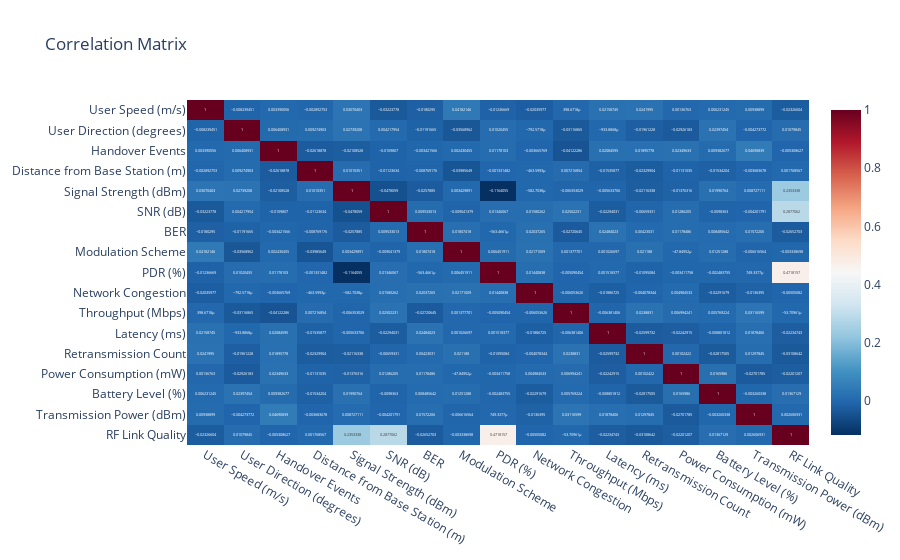

This figure's notebook cell:
### Code cell
# Correlation matrix
corr = df.corr()

fig = px.imshow(corr, text_auto=True, aspect="auto", color_continuous_scale='RdBu_r', title='Correlation Matrix')
fig.show()
fig.write_html("../reports/correlation_matrix.html")

### Figure 1 — Plotly figure (JSON) as saved in the notebook; plotly's stock layout.template omitted (floating-point values rounded to 4 significant figures; data arrays with more than 128 entries replaced by an {"elided": "..."} marker saying what was removed)
{"data": [{"coloraxis": "coloraxis", "hovertemplate": "x: %{x}<br>y: %{y}<br>color: %{z}<extra></extra>", "name": "0", "texttemplate": "%{z}", "type": "heatmap", "x": ["User Speed (m/s)", "User Direction (degrees)", "Handover Events", "Distance from Base Station (m)", "Signal Strength (dBm)", "SNR (dB)", "BER", "Modulation Scheme", "PDR (%)", "Network Congestion", "Throughput (Mbps)", "Latency (ms)", "Retransmission Count", "Power Consumption (mW)", "Battery Level (%)", "Transmission Power (dBm)", "RF Link Quality"], "xaxis": "x", "y": ["User Speed (m/s)", "User Direction (degrees)", "Handover Events", "Distance from Base Station (m)", "Signal Strength (dBm)", "SNR (dB)", "BER", "Modulation Scheme", "PDR (%)", "Network Congestion", "Throughput (Mbps)", "Latency (ms)", "Retransmission Count", "Power Consumption (mW)", "Battery Level (%)", "Transmission Power (dBm)", "RF Link Quality"], "yaxis": "y", "z": {"elided": "17x17 float values"}}], "layout": {"coloraxis": {"colorscale": [[0, "rgb(5,48,97)"], [0.1, "rgb(33,102,172)"], [0.2, "rgb(67,147,195)"], [0.3, "rgb(146,197,222)"], [0.4, "rgb(209,229,240)"], [0.5, "rgb(247,247,247)"], [0.6, "rgb(253,219,199)"], [0.7, "rgb(244,165,130)"], [0.8, "rgb(214,96,77)"], [0.9, "rgb(178,24,43)"], [1, "rgb(103,0,31)"]]}, "title": {"text": "Correlation Matrix"}, "xaxis": {"anchor": "y", "domain": [0, 1]}, "yaxis": {"anchor": "x", "autorange": "reversed", "domain": [0, 1]}}}
